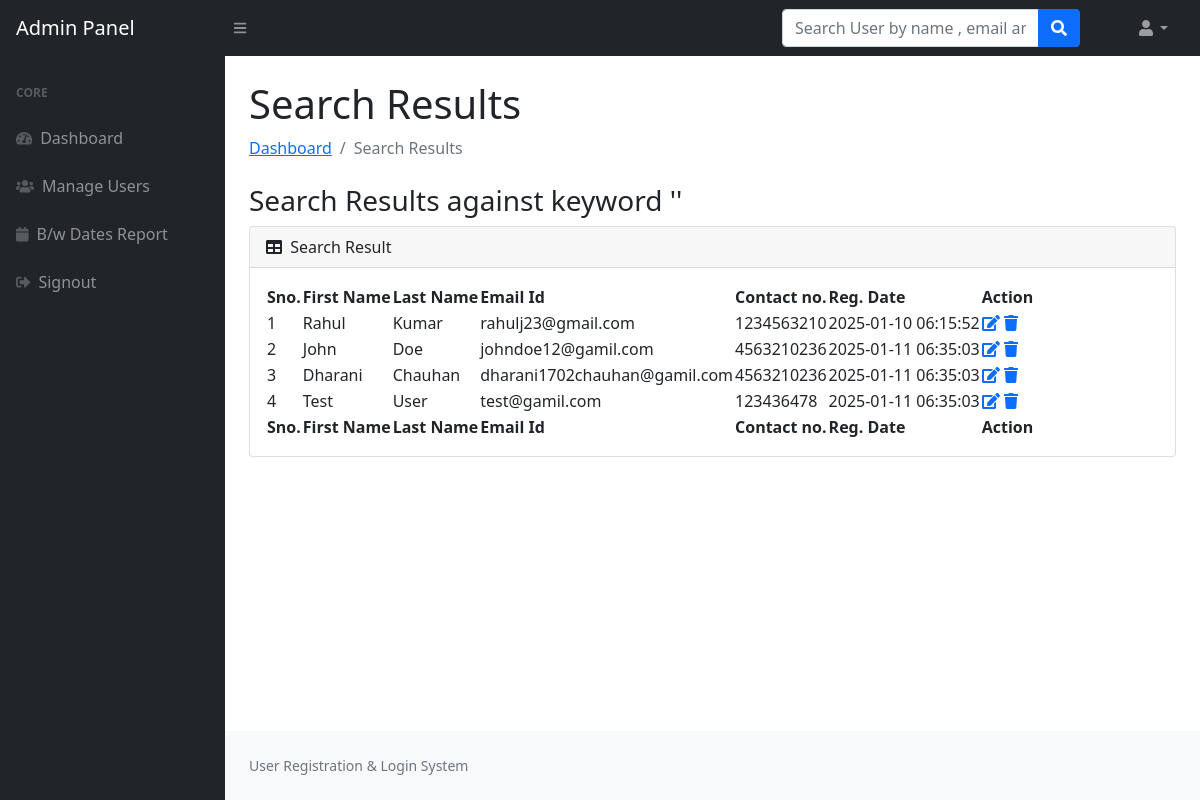
The app's page /loginsystem/admin/search-result.php (signed in) with its own data.
### tables this page shows
CREATE TABLE `users` (
  `id` int(11) NOT NULL,
  `fname` varchar(255) DEFAULT NULL,
  `lname` varchar(255) DEFAULT NULL,
  `email` varchar(255) DEFAULT NULL,
  `password` varchar(300) DEFAULT NULL,
  `contactno` varchar(11) DEFAULT NULL,
  `posting_date` timestamp NOT NULL DEFAULT current_timestamp()
);

### loginsystem/admin/search-result.php (the view, shortened to what this page needs)
<?php session_start();
include_once('../includes/config.php');
if (strlen($_SESSION['adminid']==0)) {
  header('location:logout.php');
  } else{ ?>
<!DOCTYPE html>
<html lang="en">
    <head>
        <link href="https://cdn.jsdelivr.net/npm/simple-datatables@latest/dist/style.css" rel="stylesheet" />
        <link href="../css/styles.css" rel="stylesheet" />
    </head>
    <body class="sb-nav-fixed">
      <?php include_once('includes/navbar.php');?>
        <div id="layoutSidenav">
         <?php include_once('includes/sidebar.php');?>
            <div id="layoutSidenav_content">
                <main>
                    <div class="container-fluid px-4">
                        <h1 class="mt-4">
Search Results</h1>
                        <ol class="breadcrumb mb-4">
                            <li class="breadcrumb-item"><a href="dashboard.php">Dashboard</a></li>
                            <li class="breadcrumb-item active">Search Results</li>
                        </ol>
            <h3>Search Results against keyword '<?php echo $_POST['searchkey'];?>'</h3>
                        <div class="card mb-4">
                            <div class="card-header">
                                <i class="fas fa-table me-1"></i>
                               Search Result
                            </div>
                            <div class="card-body">
                                <table id="datatablesSimple">
                                    <thead>
                                        <tr>
                                             <th>Sno.</th>
                                  <th>First Name</th>
                                  <th> Last Name</th>
                                  <th> Email Id</th>
                                  <th>Contact no.</th>
                                  <th>Reg. Date</th>
                                  <th>Action</th>
                                        </tr>
                                    </thead>
                                    <tfoot>
                                        <tr>
                                             <th>Sno.</th>
                                  <th>First Name</th>
                                  <th> Last Name</th>
                                  <th> Email Id</th>
                                  <th>Contact no.</th>
                                  <th>Reg. Date</th>
                                  <th>Action</th>
                                        </tr>
                                    </tfoot>
                                    <tbody>
<?php
$searchkey=$_POST['searchkey'];
$ret=mysqli_query($con,"select * from users where (fname like '%$searchkey%' || email like '%$searchkey%' || contactno like '%$searchkey%')");
                              $cnt=1;
                              while($row=mysqli_fetch_array($ret))
                              {?>
                              <tr>
                              <td><?php echo $cnt;?></td>
                                  <td><?php echo $row['fname'];?></td>
                                  <td><?php echo $row['lname'];?></td>
                                  <td><?php echo $row['email'];?></td>
                                  <td><?php echo $row['contactno'];?></td>  <td><?php echo $row['posting_date'];?></td>
                                  <td>
                                     <a href="user-profile.php?uid=<?php echo $row['id'];?>">
                          <i class="fas fa-edit"></i></a>
                                     <a href="manage-users.php?id=<?php echo $row['id'];?>" onClick="return confirm('Do you really want to delete');"><i class="fa fa-trash" aria-hidden="true"></i></a>
                                  </td>
                              </tr>
                              <?php $cnt=$cnt+1; }?>
                                    </tbody>
                                </table>
                            </div>
                        </div>
                    </div>
                </main>
  <?php include('../includes/footer.php');?>
            </div>
        </div>
    </body>
</html>
<?php } ?>

### records on screen
users: fname "Rahul", lname "Kumar", email "rahulj23@gmail.com", contactno "1234563210", posting_date "2025-01-10 06:15:52"
users: fname "John", lname "Doe", email "johndoe12@gamil.com", contactno "4563210236", posting_date "2025-01-11 06:35:03"
users: fname "Dharani", lname "Chauhan", email "dharani1702chauhan@gamil.com", contactno "4563210236", posting_date "2025-01-11 06:35:03"
users: fname "Test", lname "User", email "test@gamil.com", contactno "123436478", posting_date "2025-01-11 06:35:03"
